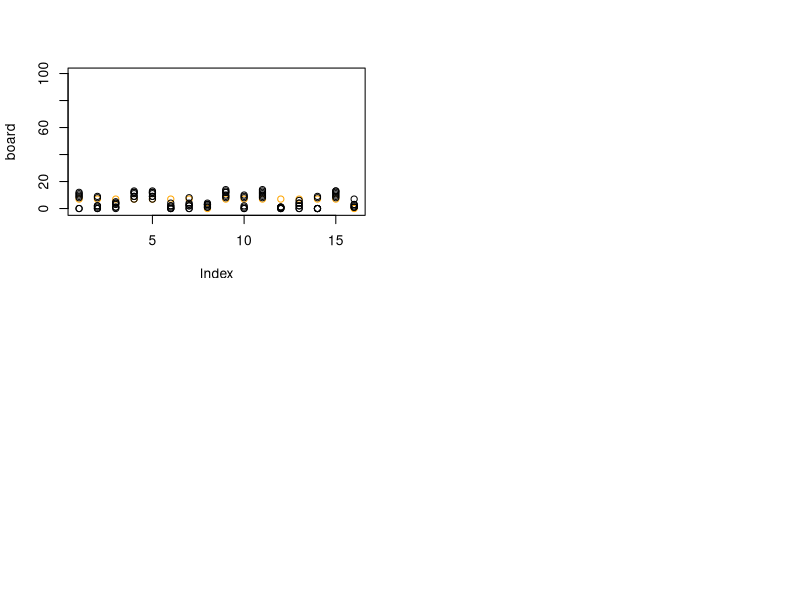

Write the R code that produced this figure.
board  = c( 7, 7, 7, 7, 7, 7, 7, 0,
	     	7, 7, 7, 7, 7, 7, 7, 0)			# Initialize board.
par(mfrow=c(2,2))
plot(board, ylim = c(-1, 100), col='orange')

pepe = T
pilar = T

housep = sample(1:7, 1)
houser = sample(9:15, 1)
print(c(housep, houser))
shellsp = board[housep]	
shellsr = board[houser]
dropsp = rep(F, 16)
dropsr = rep(F, 16)
board[housep] = 0
board[houser] = 0
print(board)

while (pepe & pilar) {
while (shellsp > 0) {						
while ((housep+1) < 16 & shellsp > 0) {		
	dropsp[(housep+1)] = T						
	housep = housep + 1
	shellsp = shellsp - 1
	}
stopp = housep
board = board + dropsp
dropsp = rep(F, 16)
housep = 0
}
print(board)

while (shellsr > 0) {
while ((houser + 1) <= 16 & shellsr > 0) {
	if ((houser + 1) == 8) houser = houser + 1 else houser = houser
	dropsr[(houser+1)] = T						
	houser = houser + 1
	shellsr = shellsr - 1
	}	
stopr = houser
board = board + dropsr
dropsr = rep(F, 16)
houser = 0
}
print(board)
print(sum(board))
if (stopp == 8) {
	pepe = T
	housep = sample((which(board[1:7]>0)), 1)
	shellsp = board[housep]
	dropsp = rep(F, 16)
	board[housep] = 0
	} else {
	if (board[stopp] > 1) {
		pepe = T
		housep = stopp
		shellsp = board[stopp]
		dropsp = rep(F, 16)
		board[stopp] = 0
		} else {
			pepe = F
			if ((stopp < 8) & (board[(8-stopp)*2 + stopp] > 0)) {
				board[8] = board[8] + board[(8-stopp)*2 + stopp] + 1
				board[(8-stopp)*2 + stopp] = 0
				board[stopp] = 0 
				}
			}
		}
if (stopr == 16) {
	pilar = T
	houser = sample((which(board[9:15]>0)), 1) + 8
	shellsr = board[houser]
	dropsr = rep(F, 16)
	board[houser] = 0
	} else {
	if (board[stopr] > 1) {
		pilar = T
		houser = stopr
		shellsr = board[stopr]
		dropsr = rep(F, 16)
		board[stopr] = 0
		} else {
			pilar = F
			if ((stopr > 8) & (board[stopr - (stopr-8)*2] > 0)) { 
				board[16] = board[16] + board[stopr - (stopr-8)*2] + 1
				board[stopr - (stopr-8)*2] = 0
				board[stopr] = 0
				}
			}
		}
print(paste(stopp, shellsp, housep, pepe))
print(paste(stopr, shellsr, houser, pilar))
print(board)
print(sum(board) + shellsr + shellsp)
points(board)

if (sum(c(pepe, pilar)) == 0) {
pepe = T
pilar = T

housep = sample((which(board[1:7]>0)), 1)
houser = sample((which(board[9:15]>0)), 1) + 8
shellsp = board[housep]	
shellsr = board[houser]
dropsp = rep(F, 16)
dropsr = rep(F, 16)
board[housep] = 0
board[houser] = 0
}
}
